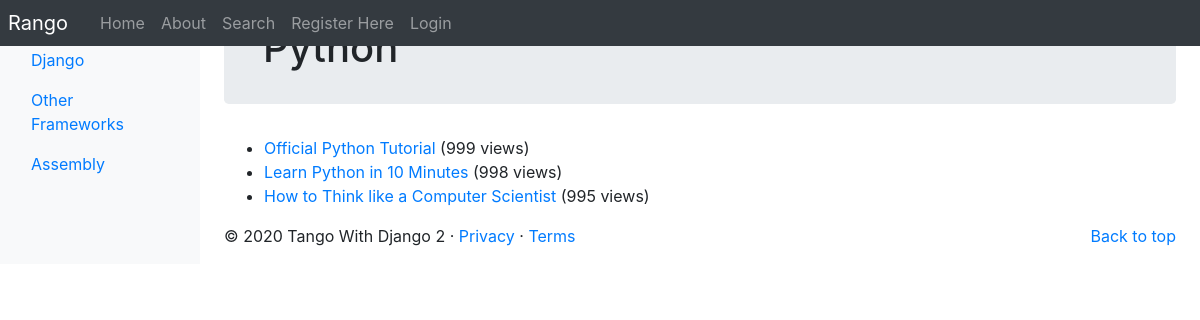
/rango/category/python/, run on the app's committed database.
### rango/models.py (models this page shows, shortened)
class Category(models.Model):
    NAME_MAX_LENGTH = 128
    name = models.CharField(max_length=NAME_MAX_LENGTH, unique=True)
    views = models.IntegerField(default=0)
    likes = models.IntegerField(default=0)
    slug = models.SlugField(unique=True)
    class Meta:
        verbose_name_plural = 'Categories'

class Page(models.Model):
    TITLE_MAX_LENGTH = 128
    URL_MAX_LENGTH = 200
    category = models.ForeignKey(Category, on_delete=models.CASCADE)
    title = models.CharField(max_length=TITLE_MAX_LENGTH)
    url = models.URLField()
    views = models.IntegerField(default=0)

### rango/views.py (the view)
# urls.py: path('category/<slug:category_name_slug>/', views.show_category, name='show_category'),
def show_category(request, category_name_slug):
    context_dict = {}
    try:
        category = Category.objects.get(slug=category_name_slug)
        pages = Page.objects.filter(category=category).order_by('-views')
        context_dict['pages'] = pages
        context_dict['category'] = category
    except Category.DoesNotExist:
        context_dict['pages'] = None
        context_dict['category'] = None
    return render(request, 'rango/category.html', context=context_dict)

### rango/templatetags/rango_template_tags.py (called while the page is built)
@register.inclusion_tag('rango/categories.html')
def get_category_list(current_category=None):
    return {'categories': Category.objects.all(),'current_category': current_category}

### templates/rango/category.html (shortened to what this page needs)
{% extends 'rango/base.html' %} {% load staticfiles %} {% block title_block %} {% if category %} {{ category.name }} {% else %} Unknown Category {% endif %} {% endblock %} {% block body_block %} {% if category %}
<div class="jumbotron p-4">
    <div class="container">
        <h1 class="jumbotron-heading">{{ category.name }}</h1>
    </div>
</div>
{% if pages %}
<ul>
    {% for page in pages %}
    <li>
        <a href="{% url 'rango:goto' %}?page_id={{ page.id }}">{{ page.title }}</a> {% if page.views > 1 %} ({{ page.views }} views) {% elif page.views == 1 %} ({{ page.views}} view) {% endif %}
    </li>
    {% endfor %}
</ul>
{% else %}
<strong>No pages currently in category.</strong> {% endif %}  {% else %} The specified category does not exist. {% endif %} {% endblock %}

### templates/rango/base.html (shortened to what this page needs)
<!DOCTYPE html> {% load staticfiles %} {% load rango_template_tags %}
<html lang="en">
<head>
    <link href="https://getbootstrap.com/docs/4.2/dist/css/bootstrap.min.css" rel="stylesheet">
    <link href="https://getbootstrap.com/docs/4.2/examples/dashboard/dashboard.css" rel="stylesheet">
</head>
<body>
    <header>
        <nav class="navbar navbar-expand-md navbar-dark fixed-top bg-dark p-0">
            <a class="navbar-brand p-2" href="{% url 'rango:index' %}">Rango</a>
            <div class="collapse navbar-collapse" id="navbarCollapse">
                <ul class="navbar-nav mr-auto">
                    <li class="nav-item"><a class="nav-link" href="{% url 'rango:index' %}">Home</a></li>
                    <li class="nav-item "><a class="nav-link" href="{% url 'rango:about' %}">About</a></li>
                    <li class="nav-item "><a class="nav-link" href="{% url 'rango:search' %}">Search</a></li>
                    {% if user.is_authenticated %}
                    <li class="nav-item "><a class="nav-link" href="{% url 'rango:restricted' %}">Restricted</a></li>
                    <li class="nav-item"><a class="nav-link" href="{% url 'auth_logout' %}?next=/rango/">Logout</a></li>
                    <li class="nav-item"><a class="nav-link" href="{% url 'rango:add_category' %}">Add Category</a></li>
                    <li class="nav-item"><a class="nav-link" href="{% url 'auth_password_change' %}">Change Password</a></li>
                    {% else %}
                    <li class="nav-item"><a class="nav-link" href="{% url 'registration_register' %}">Register Here</a></li>
                    <li class="nav-item "><a class="nav-link" href="{% url 'auth_login' %}">Login</a></li>
                    {% endif %}
                </ul>
            </div>
        </nav>
    </header>
    <div class="container-fluid">
        <div class="row">
            <nav class="col-md-2 d-none d-md-block bg-light sidebar">
                <div class="sidebar-sticky">
                    {% block sidebar_block %} {% get_category_list category %} {% endblock %}
                </div>
            </nav>
            <main role="main" class="col-md-9  ml-sm-auto col-lg-10 px-4">
                {% block body_block %}{% endblock %}
                <footer>
                    <p class="float-right"><a href="#">Back to top</a></p>
                    <p>&copy; 2020 Tango With Django 2 &middot; <a href="#">Privacy</a> &middot; <a href="#">Terms</a></p>
                </footer>
            </main>
        </div>
    </div>
</body>
</html>

### templates/rango/categories.html (shortened to what this page needs)
<ul class="nav flex-column">
    {% if categories %} {% for c in categories %} {% if c == current_category %}
    <li class="nav-item">
        <a class="nav-link active" href="{% url 'rango:show_category' c.slug %}">
        </a>
    </li>
    {% else %}
    <li class="nav-item">
        <a class="nav-link" href="{% url 'rango:show_category' c.slug %}">
            {{ c.name }}
        </a>
    </li>
    {% endif %} {% endfor %} {% else %}
    <li class="nav-item">There are no categories present.</li>
    {% endif %}
</ul>

### data on the page
Category: name "Django"
Category: name "Other Frameworks"
Category: name "Assembly"
Category: name "Python"
Page: title "Official Python Tutorial", views "999"
Page: title "Learn Python in 10 Minutes", views "998"
Page: title "How to Think like a Computer Scientist", views "995"
